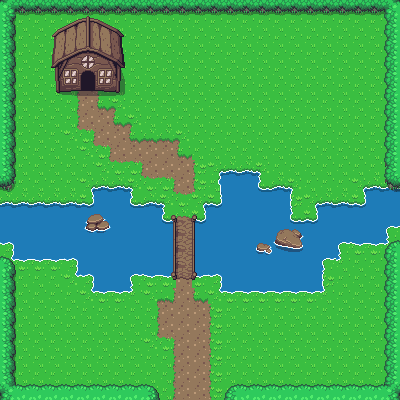

Tiled map render using the project's own tile images. Description and the whole map definition, tile-layer contents included, below:
An orthogonal 25x25 tile map with 16x16 px tiles, 3 tile layers (Ground, Colusion, Extra) and 8 objects.

<map version="1.5" tiledversion="1.6.0" orientation="orthogonal" renderorder="right-down" width="25" height="25" tilewidth="16" tileheight="16" infinite="0" nextlayerid="5" nextobjectid="12">
 <tileset firstgid="1" source="overworld.tsx" />
 <layer id="1" name="Ground" width="25" height="25">
  <data encoding="csv">
1,1,1,1,1,1,1,1,1,1,1,1,1,1,1,1,1,1,1,1,1,1,1,1,1,
1,1,1,1,1,1,1,1,1,1,1,1,1,1,1,1,1,1,1,1,1,1,1,1,1,
1,1,1,1,1,1,1,1,1,1,1,1,1,1,1,1,1,1,1,1,1,1,1,1,1,
1,1,1,1,1,1,1,1,1,1,1,1,1,1,1,1,1,1,1,1,1,1,1,1,1,
1,1,1,1,1,1,1,1,1,1,1,1,1,1,1,1,1,1,1,1,1,1,1,1,1,
1,1,1,1,1201,1202,1281,1,1,1,1,1,1,1,1,1,1,1,1,1,1,1,1,1,1,
1,1,1,1,1201,1202,1321,1163,1,1,1,1,1,1,1,1,1,1,1,1,1,1,1,1,1,
1,1,1,1,1201,1202,1202,1321,1163,1,1,1,1,1,1,1,1,1,1,1,1,1,1,1,1,
1,1,1,1,1241,1282,1202,1202,1321,1162,1162,1163,1,1,1,1,1,1,1,1,1,1,1,1,1,
1,1,1,1,1,1241,1282,1202,1202,1202,1202,1321,1,1,1,1,1,1,1,1,1,1,1,1,1,
1,1,1,1,1,1,1241,1242,1282,1202,1202,1202,1203,1,1,1,1,1,1,1,1,1,1,1,1,
1,1,1,1,1,1,1,1,1241,1242,1282,1202,1203,1,1,1,1,1,1,1,1,1,1,244,244,
1,1,1,1,1,1,1,1,1,1,245,1242,243,1,1,1,1,1,1,1,244,244,1,1,1,
1,1,1,1,1,1,1,1,1,1,1,1202,1,1,1,1,1,1,1,1,1,1,1,1,1,
1,1,1,1,1,1,1,1,1,1,1,1,1,1,1,1,1,1,1,1,1,1,1,1,363,
1,1,1,1,1,1,1,1,1,1,1,1,1,1,1,1,1,1,1,1,1,363,324,324,1,
1,1,1,1,1,1,1,1,1,1,1,1,1,1,1,1,1,1,1,1,1,1,1,1,1,
1,1,1,1,1,1,1,1,1,1,1201,1202,324,364,1,1,1,1,1,1,1,1,1,1,1,
1,1,1,1,1,1,1,1,1,1161,1322,1202,1321,323,1,1,1,1,1,1,1,1,1,1,1,
1,1,1,1,1,1,1,1,1,1201,1202,1202,1202,1203,1,1,1,1,1,1,1,1,1,1,1,
1,1,1,1,1,1,1,1,1,1201,1202,1202,1202,1203,1,1,1,1,1,1,1,1,1,1,1,
1,1,1,1,1,1,1,1,1,1241,1282,1202,1202,1203,1,1,1,1,1,1,1,1,1,1,1,
1,1,1,1,1,1,1,1,1,1,1201,1202,1202,1203,1,1,1,1,1,1,1,1,1,1,1,
1,1,1,1,1,1,1,1,1,1,1201,1202,1202,1203,1,1,1,1,1,1,1,1,1,1,1,
1,1,1,1,1,1,1,1,1,1,1201,1202,1202,1203,1,1,1,1,1,1,1,1,1,1,1
</data>
 </layer>
 <layer id="2" name="Colusion" width="25" height="25">
  <data encoding="csv">
648,766,766,766,766,766,766,766,766,766,766,766,766,766,766,766,766,766,766,766,766,766,766,766,688,
728,0,0,7,8,9,10,11,0,0,0,0,0,0,0,0,0,0,0,0,0,0,0,0,727,
728,0,0,47,48,49,50,51,0,0,0,0,0,0,0,0,0,0,0,0,0,0,0,0,727,
728,0,0,87,88,89,90,91,0,0,0,0,0,0,0,0,0,0,0,0,0,0,0,0,727,
728,0,0,127,128,129,130,131,0,0,0,0,0,0,0,0,0,0,0,0,0,0,0,0,727,
728,0,0,167,168,169,170,171,0,0,0,0,0,0,0,0,0,0,0,0,0,0,0,0,727,
728,0,0,0,0,0,0,0,0,0,0,0,0,0,0,0,0,0,0,0,0,0,0,0,727,
728,0,0,0,0,0,0,0,0,0,0,0,0,0,0,0,0,0,0,0,0,0,0,0,727,
728,0,0,0,0,0,0,0,0,0,0,0,0,0,0,0,0,0,0,0,0,0,0,0,727,
728,0,0,0,0,0,0,0,0,0,0,0,0,0,0,0,0,0,0,0,0,0,0,0,727,
728,0,0,0,0,0,0,0,0,0,0,0,0,243,244,244,245,0,0,0,0,0,0,0,686,
687,0,0,0,0,243,244,244,245,0,0,0,0,283,284,284,403,244,245,0,0,0,243,0,0,
244,244,244,244,244,404,284,284,403,244,0,0,0,404,284,284,284,284,285,243,0,0,404,284,284,
284,284,284,284,284,284,284,284,284,284,403,244,404,284,284,284,284,284,403,404,284,284,284,284,284,
284,284,284,284,284,284,284,284,284,284,284,284,284,284,284,284,284,284,284,284,284,284,284,284,0,
364,284,284,284,284,284,284,284,284,284,284,284,284,284,284,284,284,284,284,284,284,0,0,0,325,
323,324,324,324,364,284,284,284,284,284,284,284,284,284,284,284,284,284,284,284,363,325,0,0,0,
0,0,0,0,323,364,284,284,363,324,324,0,0,0,284,284,284,284,284,284,285,0,0,0,727,
0,0,0,0,0,323,324,324,325,0,0,0,0,0,324,324,324,324,324,324,325,0,0,0,727,
0,0,0,0,0,0,0,0,0,0,0,0,0,0,0,0,0,0,0,0,0,0,0,0,727,
0,0,0,0,0,0,0,0,0,0,0,0,0,0,0,0,0,0,0,0,0,0,0,0,727,
0,0,0,0,0,0,0,0,0,0,0,0,0,0,0,0,0,0,0,0,0,0,0,0,727,
0,0,0,0,0,0,0,0,0,0,0,0,0,0,0,0,0,0,0,0,0,0,0,0,727,
0,0,0,0,0,0,0,0,0,0,0,0,0,0,0,0,0,0,0,0,0,0,0,0,727,
0,0,0,0,0,0,0,0,0,0,1,0,0,1,0,0,0,0,0,0,0,0,0,0,0
</data>
 </layer>
 <layer id="4" name="Extra" width="25" height="25">
  <data encoding="csv">
0,0,0,0,0,0,0,0,0,0,0,0,0,0,0,0,0,0,0,0,0,0,0,0,0,
0,0,0,0,0,0,0,0,0,0,0,0,0,0,0,0,0,0,0,0,0,0,0,0,0,
0,0,0,0,0,0,0,0,0,0,0,0,0,0,0,0,0,0,0,0,0,0,0,0,0,
0,0,0,0,0,0,0,0,0,0,0,0,0,0,0,0,0,0,0,0,0,0,0,0,0,
0,0,0,0,0,0,0,0,0,0,0,0,0,0,0,0,0,0,0,0,0,0,0,0,0,
0,0,0,0,0,0,0,0,0,0,0,0,0,0,0,0,0,0,0,0,0,0,0,0,0,
0,0,0,0,0,0,0,0,0,0,0,0,0,0,0,0,0,0,0,0,0,0,0,0,0,
0,0,0,0,0,0,0,0,0,0,0,0,0,0,0,0,0,0,0,0,0,0,0,0,0,
0,0,0,0,0,0,0,0,0,0,0,0,0,0,0,0,0,0,0,0,0,0,0,0,0,
0,0,0,0,0,0,0,0,0,0,0,0,0,0,0,0,0,0,0,0,0,0,0,0,0,
0,0,0,0,0,0,0,0,0,0,0,0,0,0,0,0,0,0,0,0,0,0,0,0,727,
0,0,0,0,0,0,0,0,0,0,0,0,0,0,0,0,0,0,0,0,0,0,0,0,686,
0,0,0,0,0,0,0,0,0,0,0,0,0,0,0,0,0,0,0,0,0,0,0,0,0,
0,0,0,0,0,292,293,0,0,0,246,247,248,0,0,0,0,0,0,0,0,0,0,0,0,
0,0,0,0,0,332,333,0,0,0,286,287,288,0,0,0,0,334,335,0,0,0,0,0,0,
0,0,0,0,0,0,0,0,0,0,286,287,288,0,0,0,414,374,375,0,0,0,0,0,646,
647,0,0,0,0,0,0,0,0,0,286,287,288,0,0,0,0,0,0,0,0,0,0,0,727,
728,0,0,0,0,0,0,0,0,0,326,327,328,0,0,0,0,0,0,0,0,0,0,0,0,
728,0,0,0,0,0,0,0,0,0,0,0,0,0,0,0,0,0,0,0,0,0,0,0,0,
728,0,0,0,0,0,0,0,0,0,0,0,0,0,0,0,0,0,0,0,0,0,0,0,0,
728,0,0,0,0,0,0,0,0,0,0,0,0,0,0,0,0,0,0,0,0,0,0,0,0,
728,0,0,0,0,0,0,0,0,0,0,0,0,0,0,0,0,0,0,0,0,0,0,0,0,
728,0,0,0,0,0,0,0,0,0,0,0,0,0,0,0,0,0,0,0,0,0,0,0,0,
728,0,0,0,0,0,0,0,0,0,0,0,0,0,0,0,0,0,0,0,0,0,0,0,0,
688,726,726,726,726,726,726,726,726,647,1201,0,0,1203,646,726,726,726,726,726,726,726,726,726,648
</data>
 </layer>
 <objectgroup id="3" name="Collision mask">
  <object id="1" x="0" y="-0.840424" width="398.781" height="14.2872" />
  <object id="2" x="383.234" y="-0.420212" width="15.5479" height="398.781" />
  <object id="3" x="0.840424" y="-0.840424" width="13.4468" height="398.781" />
  <object id="6" x="14.7074" y="260.111">
   <polygon points="0,0 60.5106,-1.26064 61.351,14.7074 78.1595,15.1276 77.319,32.7766 117.239,31.9361 116.819,14.2872 155.899,16.8085 157.58,-41.1808 148.335,-39.9202 148.335,-56.7286 118.08,-57.1489 115.558,-73.9573 77.7393,-74.7978 77.7393,-57.1489 0.420212,-57.9893" />
  </object>
  <object id="7" x="384.914" y="188.255">
   <polygon points="0,0 0,54.6276 -44.1223,54.6276 -43.7021,68.0744 -60.5106,71.4361 -60.9308,103.792 -162.622,103.792 -164.723,86.9839 -191.197,88.6648 -191.197,29.4149 -181.532,30.2553 -180.691,15.9681 -163.042,16.3883 -164.303,-15.9681 -126.484,-16.3883 -125.643,-1.26064 -93.7073,-1.68085 -94.5477,29.8351 -69.7552,32.3563 -68.9148,14.7074 -20.5904,17.6489 -21.4308,0.420212" />
  </object>
  <object id="8" x="52.9467" y="34.0372">
   <polygon points="0,0 -1.26064,32.3563 4.20212,55.468 26.4734,56.3084 26.8936,37.3989 40.3404,37.3989 41.601,54.2074 64.2925,57.5691 70.1754,31.5159 70.1754,0.840424 35.718,-16.8085" />
  </object>
  <object id="10" x="0.840424" y="383.654" width="158" height="15.5479" />
  <object id="11" x="224.393" y="384.494" width="174.388" height="15.1276" />
 </objectgroup>
</map>
